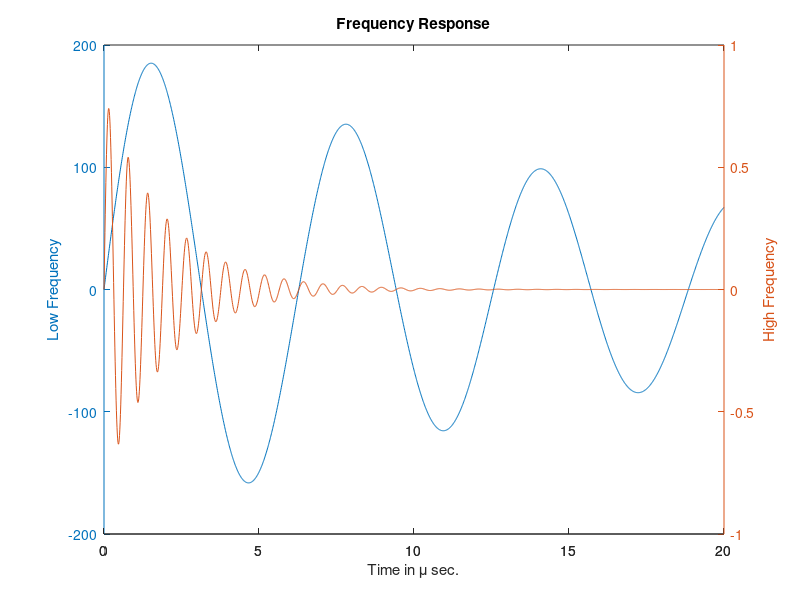

Write MATLAB code to recreate this figure. (Note: this script raises an error after producing the figure.)

% Create some data for the two curves to be plotted
x  = 0:0.01:20;
y1 = 200*exp(-0.05*x).*sin(x);
y2 = 0.8*exp(-0.5*x).*sin(10*x);

% Create a plot with 2 y axes using the plotyy function
fig = figure;
[ax, h1, h2] = plotyy(x, y1, x, y2, 'plot');

% Add title and x axis label
xlabel('Time in \mu sec.');
title('Frequency Response');

% Use the axis handles to set the labels of the y axes
set(get(ax(1), 'Ylabel'), 'String', 'Low Frequency');
set(get(ax(2), 'Ylabel'), 'String', 'High Frequency');

% PLOTLY 
p = plotlyfigure(gcf);
plotly(p,false);
plotly_url = p.Response.url; 

